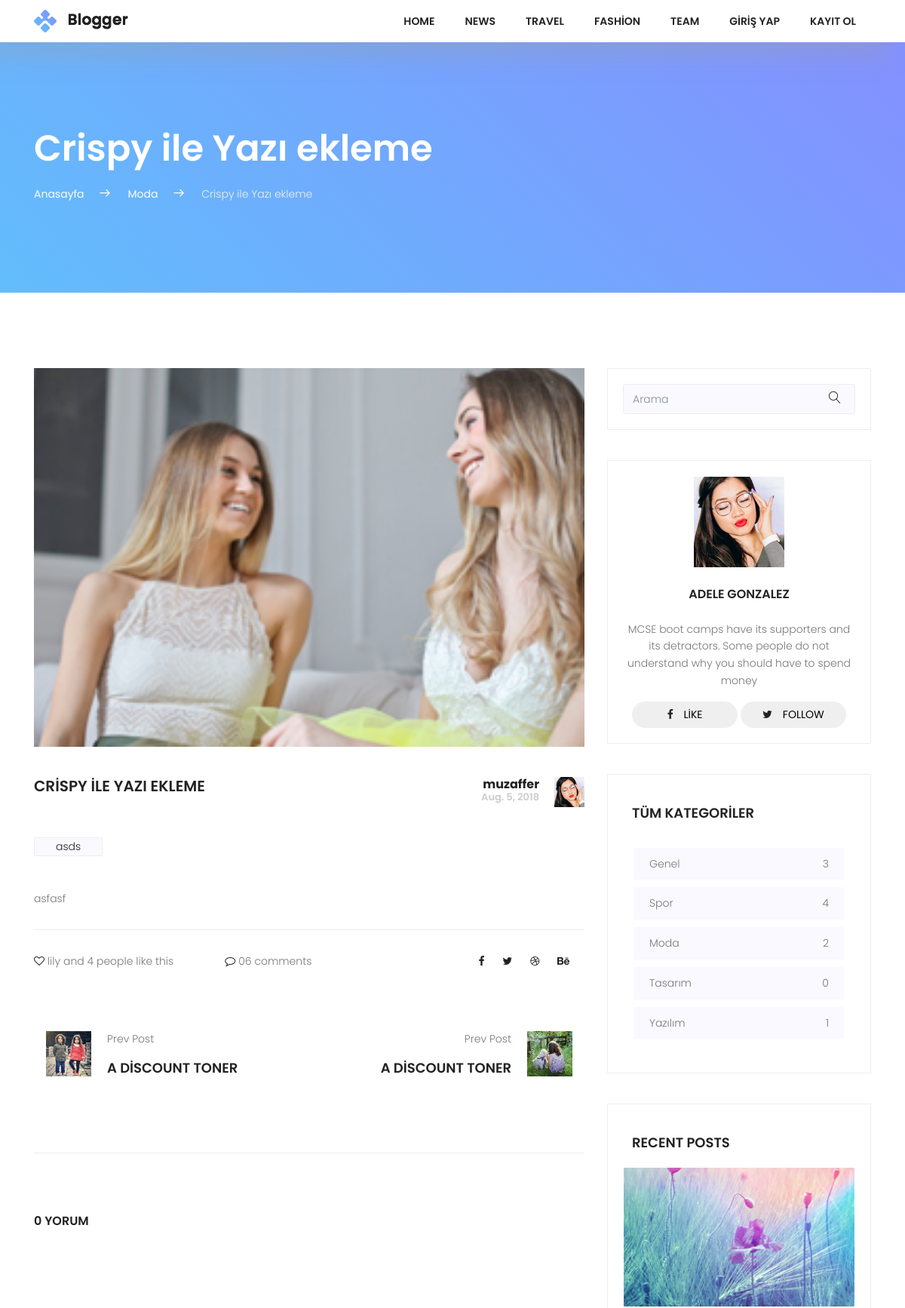
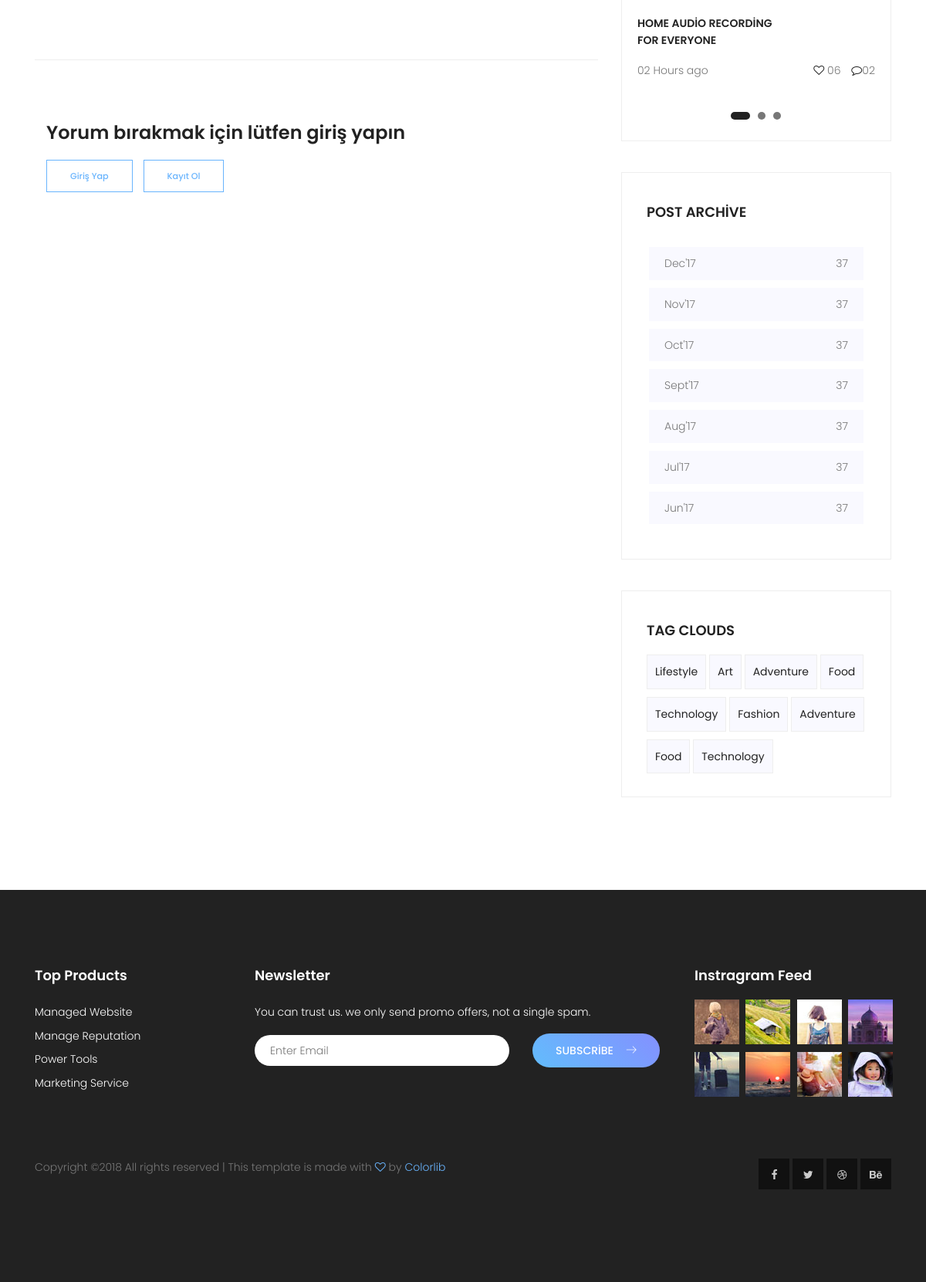
/detail/crispy-ile-yaz-ekleme, run on the app's committed database (2 pictures, top to bottom).
### posts/models.py (models this page shows, shortened)
class Post(models.Model):
    user = models.ForeignKey(settings.AUTH_USER_MODEL,on_delete=models.CASCADE,default=1,related_name="userposts")
    title = models.CharField(max_length=150)
    image = models.ImageField(upload_to='uploads/',blank=True)
    content = models.TextField()
    slug = models.SlugField(unique=True,editable=False)
    created = models.DateField(auto_now_add=True)
    updated = models.DateField(auto_now=True)
    category = models.ForeignKey(Category,on_delete=models.CASCADE,related_name="posts")
    tag = models.ManyToManyField(Tag,related_name='posts')
    def commentCount(self):
        return self.comments.all().count()

class Category(models.Model):
    title = models.CharField(max_length=150)
    slug = models.SlugField(unique=True,editable=False)
    def postCount(self):
        return self.posts.all().count()

class Tag(models.Model):
    title = models.CharField(max_length=50)
    slug = models.SlugField(unique=True, editable=False)

### posts/views.py (the view, shortened to what this page needs)
# urls.py: path('detail/<slug:slug>', views.PostDetail.as_view(),name='single'),
class PostDetail(DetailView,FormMixin):
    template_name = "posts/single.html"
    model = Post
    context_object_name = "single"
    form_class = CreateCommentForm
    def get_context_data(self, **kwargs):
        context = super(PostDetail, self).get_context_data(**kwargs)
        context['allCategories'] = Category.objects.all()
        context['form']= self.get_form()
        return context

### posts/forms.py
class CreateCommentForm(forms.ModelForm):
    def __init__(self,*args,**kwargs):
        super(CreateCommentForm,self).__init__(*args,**kwargs)
        self.helper = FormHelper()
        self.helper.form_method = 'post'
        self.helper.layout = Layout(
            Field("content",css_class="single-input",rows="3")
        )
        self.helper.add_input(Submit('submit', 'Yorum Ekle', css_class="nw-btn primary-btn mt-10"))
    class Meta:
        model = Comment
        fields = ('content',)

### posts/templates/posts/single.html (shortened to what this page needs)
{% extends "base.html" %}
{% load static %}
{% load crispy_forms_tags %}
{% block content %}
            <section class="top-section-area section-gap">
                <div class="container">
                    <div class="row justify-content-between align-items-center d-flex">
                        <div class="col-lg-8 top-left">
                            <h1 class="text-white mb-20">{{ single.title }}</h1>
                            <ul>
                                <li><a href="{% url 'index' %}">Anasayfa</a><span class="lnr lnr-arrow-right"></span></li>
                                <li><a href="category.html">{{ single.category.title }}</a><span class="lnr lnr-arrow-right"></span></li>
                                <li><span style="color:#f1f1f1">{{ single.title }}</span></li>
                            </ul>
                        </div>
                    </div>
                </div>
            </section>
    <div class="post-wrapper pt-100">
        <section class="post-area">
            <div class="container">
                <div class="row justify-content-center">
                    <div class="col-lg-8">
                        <div class="single-page-post">
                            <img class="img-fluid" src="{{ single.image.url }} "  width="100%" alt="">
                            <div class="top-wrapper ">
                                <div class="row d-flex justify-content-between">
                                    <h2 class="col-lg-8 col-md-12 text-uppercase">
                                        {{ single.title }}
                                    </h2>
                                    <div class="col-lg-4 col-md-12 right-side d-flex justify-content-end">
                                        <div class="desc">
                                           <h2>{{ single.user.username }}</h2>
                                            <h3>{{ single.created }}</h3>
                                        </div>
                                        <div class="user-img">
                                            <img src="{% static "img/user.jpg" %} " alt="">
                                        </div>
                                    </div>
                                </div>
                            </div>
                            <div class="tags">
                                <ul>
                                    {% for tag in single.tag.all %}
                                    <li><a href="{% url 'tag-detail' tag.slug %}">{{ tag.title }}</a></li>
                                    {% endfor %}
                                </ul>
                            </div>
                            <div class="single-post-content">
                             <p>{{ single.content }}</p>
                            </div>
                            <div class="bottom-wrapper">
                                <div class="row">
                                    <div class="col-lg-4 single-b-wrap col-md-12">
                                        <i class="fa fa-heart-o" aria-hidden="true"></i>
                                        lily and 4 people like this
                                    </div>
                                    <div class="col-lg-4 single-b-wrap col-md-12">
                                        <i class="fa fa-comment-o" aria-hidden="true"></i> 06 comments
                                    </div>
                                    <div class="col-lg-4 single-b-wrap col-md-12">
                                        <ul class="social-icons">
                                            <li><a href="#"><i class="fa fa-facebook" aria-hidden="true"></i></a></li>
                                            <li><a href="#"><i class="fa fa-twitter" aria-hidden="true"></i></a></li>
                                            <li><a href="#"><i class="fa fa-dribbble" aria-hidden="true"></i></a></li>
                                            <li><a href="#"><i class="fa fa-behance" aria-hidden="true"></i></a></li>
                                        </ul>
                                    </div>
                                </div>
                            </div>
                            <section class="nav-area pt-50 pb-100">
                                <div class="container">
                                    <div class="row justify-content-between">
                                        <div class="col-sm-6 nav-left justify-content-start d-flex">
                                            <div class="thumb">
                                                <img src="{% static "img/prev.jpg" %} " alt="">
                                            </div>
                                            <div class="details">
                                                <p>Prev Post</p>
                                                <h4 class="text-uppercase"><a href="#">A Discount Toner</a></h4>
                                            </div>
                                        </div>
                                        <div class="col-sm-6 nav-right justify-content-end d-flex">
                                            <div class="details">
                                                <p>Prev Post</p>
                                                <h4 class="text-uppercase"><a href="#">A Discount Toner</a></h4>
                                            </div>
                                            <div class="thumb">
                                                <img src="{% static "img/next.jpg" %} " alt="">
                                            </div>
                                        </div>
                                    </div>
                                </div>
                            </section>
                            <section class="comment-sec-area pt-80 pb-80">
                                <div class="container">
                                    <div class="row flex-column">
                                        <h5 class="text-uppercase pb-80">{{ single.commentCount }} Yorum</h5>
                                        <br>
                                       <div class="comment-list">
                                        </div>
                                    </div>
                                </div>
                            </section>
                            <section class="commentform-area  pb-120 pt-80 mb-100">
                                <div class="container">
                                      {% if user.is_authenticated %}
                                    <h5 class="text-uppercas pb-50">Leave a Reply</h5>
                                    <div class="row flex-row d-flex">
                                       {% crispy form %}
                                    </div>
                                        {% else %}
                                              <h3>Yorum bırakmak için lütfen giriş yapın</h3>
                                                <div class="button-group-area mt-10">
                                                <a class="genric-btn primary-border" href="#" > Giriş Yap</a>
                                                <a class="genric-btn primary-border" href="#" > Kayıt Ol</a>
                                                    </div>
                                         {% endif %}
                                </div>
                            </section>
                        </div>
                    </div>
                    <div class="col-lg-4 sidebar-area ">
                        <div class="single_widget search_widget">
                            <div id="imaginary_container">
                                <form action="{% url 'search' %}" method="GET">
                                <div class="input-group stylish-input-group">
                                    <input type="text" class="form-control"  name="q" placeholder="Arama" >
                                    <span class="input-group-addon">
                                        <button type="submit">
                                            <span class="lnr lnr-magnifier"></span>
                                        </button>
                                    </span>
                                </div>
                                    </form>
                            </div>
                        </div>
                        <div class="single_widget about_widget">
                            <img src="{% static "img/asset/s-img.jpg" %} " alt="">
                            <h2 class="text-uppercase">Adele Gonzalez</h2>
                            <p>
                                MCSE boot camps have its supporters and
                                its detractors. Some people do not understand why you should have to spend money
                            </p>
                            <div class="social-link">
                                <a href="#"><button class="btn"><i class="fa fa-facebook" aria-hidden="true"></i> Like</button></a>
                                <a href="#"><button class="btn"><i class="fa fa-twitter" aria-hidden="true"></i> follow</button></a>
                            </div>
                        </div>
                        <div class="single_widget cat_widget">
                            <h4 class="text-uppercase pb-20">Tüm Kategoriler</h4>
                            <ul>
                                {% for category in allCategories %}
                                <li>
                                    <a href="{% url 'category-detail' category.slug %}">{{category.title }} <span>{{ category.postCount }} </span></a>
                                </li>
                                {% endfor %}
                            </ul>
                        </div>
                        <div class="single_widget recent_widget">
                            <h4 class="text-uppercase pb-20">Recent Posts</h4>
                            <div class="active-recent-carusel">
                                <div class="item">
                                    <img src="{% static "img/asset/slider.jpg" %} " alt="">
                                    <p class="mt-20 title text-uppercase">Home Audio Recording <br>
                                    For Everyone</p>
                                    <p>02 Hours ago <span> <i class="fa fa-heart-o" aria-hidden="true"></i>
                                    06 <i class="fa fa-comment-o" aria-hidden="true"></i>02</span></p>
                                </div>
                            </div>
                        </div>
                        <div class="single_widget cat_widget">
                            <h4 class="text-uppercase pb-20">post archive</h4>
                            <ul>
                                <li>
                                    <a href="#">Dec'17 <span>37</span></a>
                                </li>
                                <li>
                                    <a href="#">Nov'17 <span>37</span></a>
                                </li>
                                <li>
                                    <a href="#">Oct'17 <span>37</span></a>
                                </li>
                                <li>
                                    <a href="#">Sept'17 <span>37</span></a>
                                </li>
                                <li>
                                    <a href="#">Aug'17 <span>37</span></a>
                                </li>
                                <li>
                                    <a href="#">Jul'17 <span>37</span></a>
                                </li>
                                <li>
                                    <a href="#">Jun'17 <span>37</span></a>
                                </li>
                            </ul>
                        </div>
                        <div class="single_widget tag_widget">
                            <h4 class="text-uppercase pb-20">Tag Clouds</h4>
                            <ul>
                                <li><a href="#">Lifestyle</a></li>
                                <li><a href="#">Art</a></li>
                                <li><a href="#">Adventure</a></li>
                                <li><a href="#">Food</a></li>
                                <li><a href="#">Technology</a></li>
                                <li><a href="#">Fashion</a></li>
                                <li><a href="#">Adventure</a></li>
                                <li><a href="#">Food</a></li>
                                <li><a href="#">Technology</a></li>
                            </ul>
                        </div>
                    </div>
                </div>
            </div>
        </section>
    </div>
{% endblock %}

### data on the page
Post: title "Crispy ile Yazı ekleme", category "Moda", image (picture), title "CRISPY ILE YAZI EKLEME", user.username "muzaffer", created "Aug. 5, 2018", content "asfasf", commentCount "0"
Tag: title "asds"
Category: title "Genel", postCount "3"
Category: title "Spor", postCount "4"
Category: title "Moda", postCount "2"
Category: title "Tasarım", postCount "0"
Category: title "Yazılım", postCount "1"
